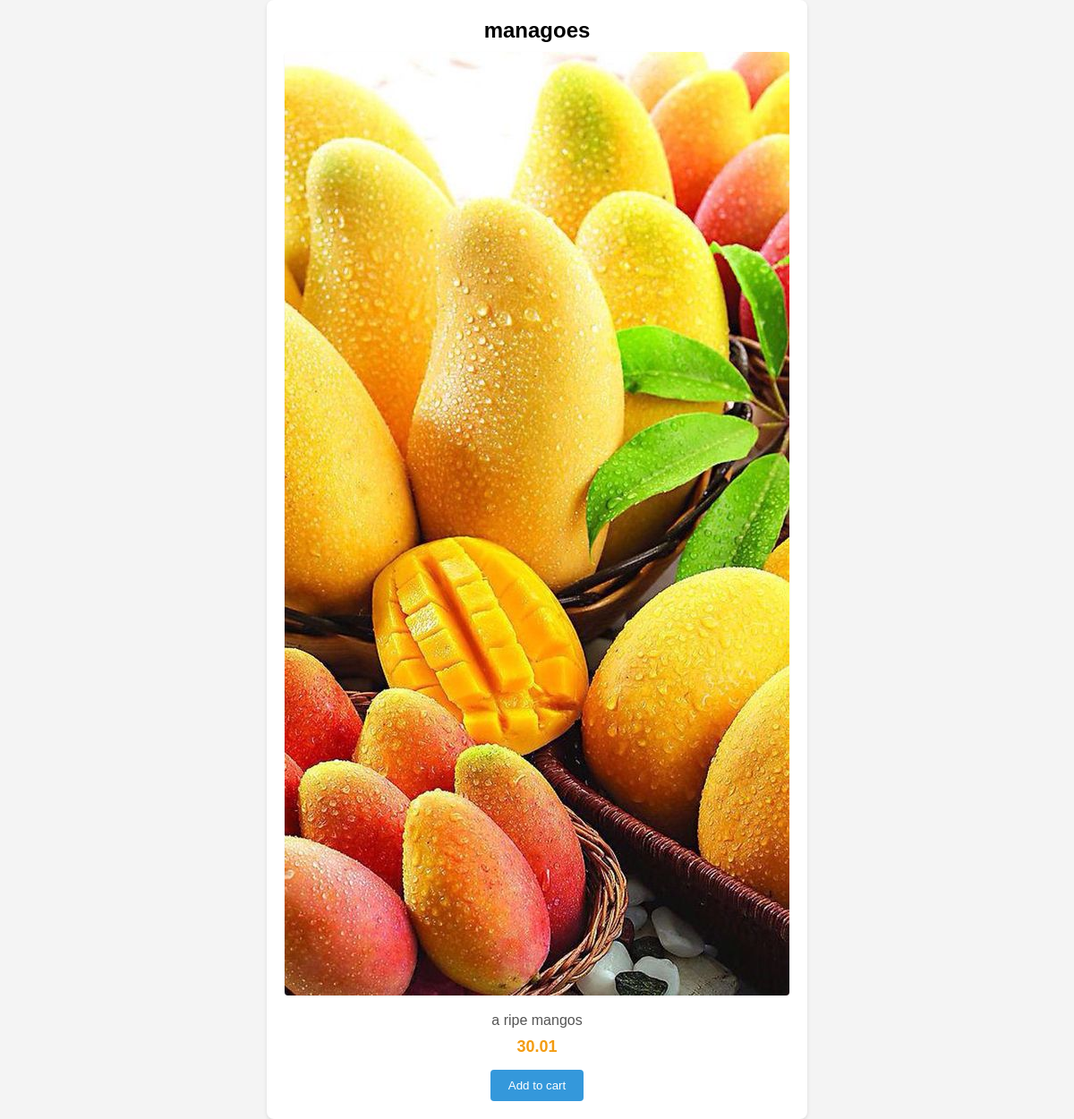
Page /inventory/products/1/ on the committed database.
### inventory/models.py (models this page shows, shortened)
class Product(models.Model):
    name = models.CharField(max_length=32)
    description = models.TextField()
    image = models.ImageField(upload_to='image')
    price = models.DecimalField(max_digits=6, decimal_places=2)
    stock = models.PositiveBigIntegerField()
    date_created = models.DateTimeField(auto_now_add=True)
    date_update = models.DateTimeField(auto_now=True)

### inventory/views.py (the view)
# urls.py: path('products/<int:id>/', views.product_detail, name='product_detail_view'),
def product_detail(request, id):
    product = get_object_or_404(Product, id=id)
    return render(request, "inventory/product_detail.html", {"product": product})

### templates/inventory/product_detail.html (shortened to what this page needs)
<!DOCTYPE html>
<html lang="en">
<head>
    {% load static %}
    <link rel="stylesheet" href="{% static 'inventory/product_detail.css' %}">
</head>
<body>
    <div class="detail">
    <h4>{{product.name}}</h4>
    <img src="{{product.image.url}}"/>
    <p>{{product.description}}</p>
    <span>{{product.price}}</span>
    <button>Add to cart</button>
    </div>
</body>
</html>

### static/inventory/product_detail.css (style rules this page uses)
body, h4, p, span { margin: 0; padding: 0; }
body { display: flex; align-items: center; justify-content: center; min-height: 100vh; background-color: #f4f4f4; font-family: Arial, sans-serif; }
.detail { background-color: #fff; border-radius: 8px; box-shadow: 0 2px 4px rgba(0, 0, 0, 0.1); padding: 20px; text-align: center; }
h4 { font-size: 24px; margin-bottom: 10px; }
img { max-width: 100%; height: auto; margin-bottom: 15px; border-radius: 4px; box-shadow: 0 1px 2px rgba(0, 0, 0, 0.1); }
p { margin-bottom: 10px; color: #555; }
span { font-size: 18px; color: #f39c12; font-weight: bold; display: block; margin-bottom: 15px; }
button { background-color: #3498db; color: #fff; border: none; border-radius: 4px; padding: 10px 20px; cursor: pointer; transition: background-color 0.3s ease; }

### rows in the picture
Product: name "managoes", image (picture), description "a ripe mangos", price "30.01"
